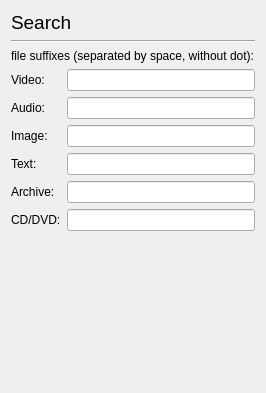
     <widget class="QWidget" name="Seite">
      <layout class="QVBoxLayout" name="verticalLayout_24">
       <item>
        <widget class="QLabel" name="label_3">
         <property name="font">
          <font>
           <pointsize>14</pointsize>
          </font>
         </property>
         <property name="text">
          <string>Search</string>
         </property>
        </widget>
       </item>
       <item>
        <widget class="Line" name="line_15">
         <property name="orientation">
          <enum>Qt::Horizontal</enum>
         </property>
        </widget>
       </item>
       <item>
        <widget class="QLabel" name="label_4">
         <property name="text">
          <string>file suffixes (separated by space, without dot):</string>
         </property>
        </widget>
       </item>
       <item>
        <layout class="QFormLayout" name="formLayout_17">
         <property name="labelAlignment">
          <set>Qt::AlignLeading|Qt::AlignLeft|Qt::AlignVCenter</set>
         </property>
         <item row="0" column="0">
          <widget class="QLabel" name="label_5">
           <property name="text">
            <string>Video:</string>
           </property>
          </widget>
         </item>
         <item row="0" column="1">
          <widget class="QLineEdit" name="videoEdit"/>
         </item>
         <item row="1" column="0">
          <widget class="QLabel" name="label_6">
           <property name="text">
            <string>Audio:</string>
           </property>
          </widget>
         </item>
         <item row="1" column="1">
          <widget class="QLineEdit" name="audioEdit"/>
         </item>
         <item row="2" column="0">
          <widget class="QLabel" name="label_7">
           <property name="text">
            <string>Image:</string>
           </property>
          </widget>
         </item>
         <item row="2" column="1">
          <widget class="QLineEdit" name="imageEdit"/>
         </item>
         <item row="3" column="0">
          <widget class="QLabel" name="label_12">
           <property name="text">
            <string>Text:</string>
           </property>
          </widget>
         </item>
         <item row="3" column="1">
          <widget class="QLineEdit" name="textEdit"/>
         </item>
         <item row="4" column="0">
          <widget class="QLabel" name="label_13">
           <property name="text">
            <string>Archive:</string>
           </property>
          </widget>
         </item>
         <item row="4" column="1">
          <widget class="QLineEdit" name="archiveEdit"/>
         </item>
         <item row="5" column="0">
          <widget class="QLabel" name="label_14">
           <property name="text">
            <string>CD/DVD:</string>
           </property>
          </widget>
         </item>
         <item row="5" column="1">
          <widget class="QLineEdit" name="cddvdEdit"/>
         </item>
        </layout>
       </item>
       <item>
        <spacer name="verticalSpacer_7">
         <property name="orientation">
          <enum>Qt::Vertical</enum>
         </property>
         <property name="sizeHint" stdset="0">
          <size>
           <width>20</width>
           <height>151</height>
          </size>
         </property>
        </spacer>
       </item>
      </layout>
     </widget>
